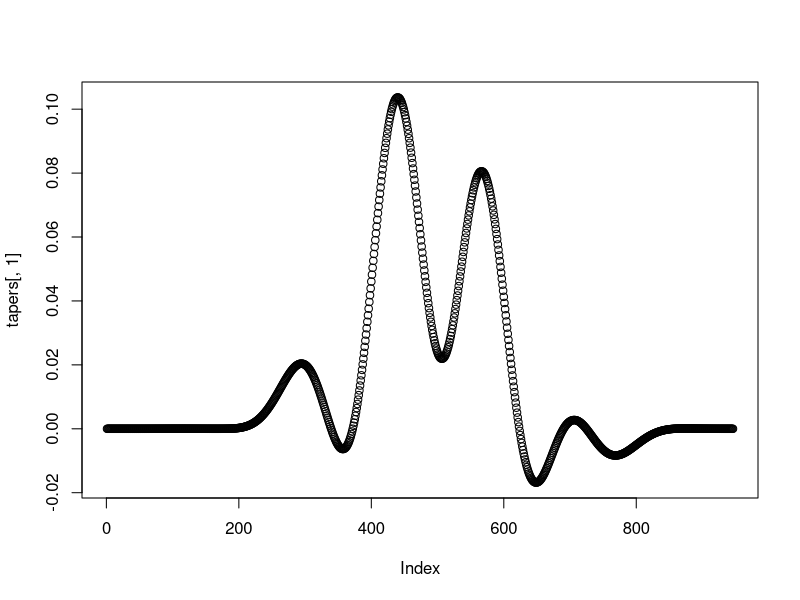
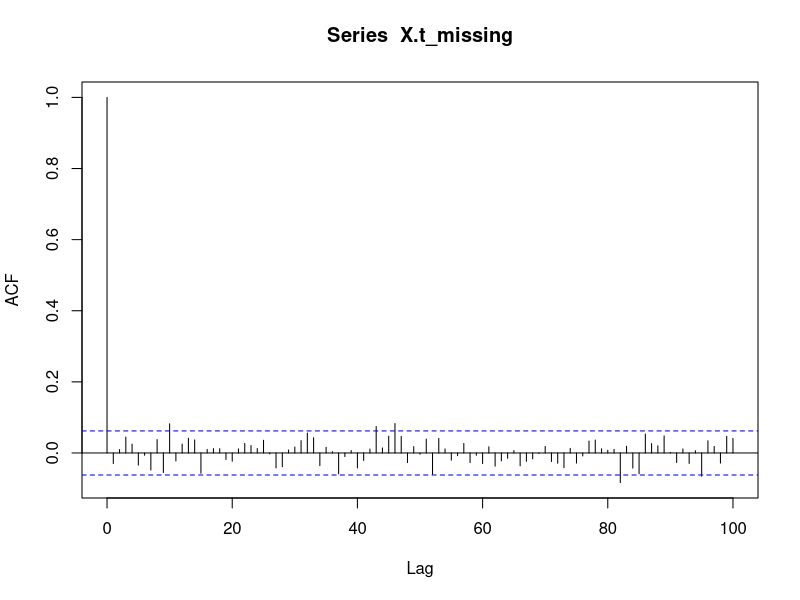

The R script that drew these images, in order: (Note: this script raises an error after producing the figures.)
#######################################################################################
##### Calculate sigma.hat_tau (the Allan Variance) using the Spectral Estimate ########
#######################################################################################

###################
#### libraries ####
###################

library(tidyverse)
library(RSpectra)
library(fields)

###########################
#### things we'll need ####
###########################

## i
im <- complex(real = 0, imaginary = 1)

## MTSE for gappy data function 
multitaper_est <- function(X.t, W, K){
  X.t <- X.t - mean(X.t, na.rm = TRUE) #demean
  N.long <- length(X.t)
  t.n <- 1:N.long
  missing.indices <- which(is.na(X.t))
  t.n[which(is.na(X.t))] <- NA
  
  
  dist.mat <- rdist(na.omit(t.n))
  
  #create the A' matrix (Chave 2019 equation (22))
  A.prime <- (1/(pi*dist.mat))*sin(2*pi*W*dist.mat)
  A.prime[row(A.prime) == col(A.prime)] <- W*2
  print("A matrix computed")
  
  eigdec <- eigs(A.prime, k = K, which = "LM")
  eig_vecs <- eigdec$vectors #get only the vectors
  print("tapers computed")
  
  if(K ==1){
    if (mean(Re(eig_vecs))<0){
      eig_vecs <- -eig_vecs
    }
  }
  
  if(K == 2  || K == 3){
    
    if (mean(Re(eig_vecs[,1]))<0){
      eig_vecs[,1] <- -eig_vecs[,1]
    }
    if (Re(eig_vecs[2,2] - eig_vecs[1,2])<0){
      eig_vecs[,2] <- -eig_vecs[,2]
    }
    
    if(K == 3){
      if (mean(Re(eig_vecs[,3]))<0){
        eig_vecs[,3] <- -eig_vecs[,3]
      }
    }
  }
  if(K >=4){
    #some sign maintenance
    for(i in seq(1,K,by = 2)){
      if (mean(Re(eig_vecs[,i]))<0){
        eig_vecs[,i] <- -eig_vecs[,i]
      }
    }
    
    for(i in seq(2,K-1,by = 2)){
      if (Re(eig_vecs[2,i] - eig_vecs[1,i])<0){
        eig_vecs[,i] <- -eig_vecs[,i]
      }
    }
  }
  
  print("sign maintenance done")
  
  ##use tapers to generate spectral estimate
  N <- length(na.omit(t.n))
  S.x.hat_MD <- rep(NA, times = floor(N/2) + 1)
  
  for(j in 0:floor(N/2)){
    k.vec <- rep(NA,times = K)
    for(k in 0:(K-1)){
      W.t <- eig_vecs[,k+1]*na.exclude(X.t)
      inner.sum <- sum(W.t*exp(-complex(real = 0, imaginary = 1)*2*pi*na.omit(t.n)*j/N), na.rm = TRUE)
      k.vec[k + 1] <- abs(inner.sum)^2
    }
    S.x.hat_MD[j+1] <- mean(k.vec)
  }
  
  
  return(list("tapers" = eig_vecs, "e.values" = eigdec$values, "spectrum" = S.x.hat_MD))
}


######################################################################################################
###### Calculate sigma.hat_tau using transfer function method (see "reappraisal...", page 70) ########
######################################################################################################

#G_tau(f) function
transfer.func <- function(f,tau){
  4*sin(pi*f*tau)^4/(tau*sin(pi*f))^2
}

###########   Allan Variance Calculation    #############
######## (eq'n at bottom of p. 70 of reappraisal) #######
#input: spectral estimate (as a vector), taus (as a vector) where you want the AVAR calculated
#output: a vector of the AVAR estimates

AVAR_trfunc <- function(spectral_est, taus){
out <- rep(NA, times = length(taus))
f <- seq(0,0.5,length.out = length(spectral_est))

for(i in 1:length(taus)){
G.vec <- transfer.func(f, taus[i])
G.vec[1] <- 1
out[i] <- f[2]*sum(G.vec*spectral_est)
}

return(out)
}



######## Calculating the variance of this estimate of the AVAR ########


### to test out function below, run the following lines:

#make a white noise process and add some NA values
X.t_missing <- rnorm(1000, mean = 0, sd = 1)
X.t_missing[c(8:20,51:70, 200:220)] <- NA

#get spectral estimate
spec.est <- multitaper_est(X.t_missing,W=0.0125, K = 5) #0.09
tapers <- spec.est$tapers
t.vec <- 1:300
t.n <- t.vec[which(!is.na(X.t_missing))]
X.t <-  na.omit(X.t_missing)
taus <-  2^(0:6)
plot(tapers[,1])

#this is where the function that calculates the variance of the
#allan variance estimate, which is in progress:

#var_AVAR_trfunc <- function(tapers, t.n, X.t, taus){

saved <- acf(X.t_missing, na.action = na.pass, lag.max = 100)
#distance matrix of time points
dist.mat <- rdist(t.n)
#R.x matrix
X.t <- X.t - mean(X.t)
L <- length(X.t)
R.x <- matrix(saved$acf[dist.mat+1], nrow = L, ncol = L)
#f vector
f <- seq(0,0.5, length.out = floor(length(t.n))/2 + 1)


#Calculate Cov matrix C
N <- length(f)
Cov.mat <- matrix(NA, nrow = N, ncol = N)


for(i in 1:N){
  print(i)
  j = i
  while(j>=i & j <=N){
    W.star <- t(Conj(W_matlist[[i]]))
    W <- W_matlist[[j]]
    #Cov.mat[i,j] <- sum(abs(W.star%*%R.x%*%W)^2) #frobenius norm 
    Cov.mat[i,j] <- sqrt(sum(abs(W.star%*%W)^2)) #2-norm
    j = j + 1
  }
}

Cov.mat[lower.tri(Cov.mat)] <- t(Cov.mat)[lower.tri(Cov.mat)]

out <- rep(NA, times = length(taus))
#for(k in 1:length(taus)){
k = 1
#Calculate transfer function vector G_tau
G_tau <- transfer.func(f,taus[k])
G_tau[1] <- 1
#G_tau^T * C * G_tau
out[k] <- t(G_tau)%*%Cov.mat%*%G_tau 
#}
return(out)
#}





#Calculate sigma.hat_tau using bandpass variance

#input: spectral estimate, taus where you want the AVAR calculated
#output: a vector of the AVAR estimates
AVAR_bpvar <- function(spectral_est, taus){
  out <- rep(NA, times = length(taus))
  f <- seq(0,0.5,length.out = length(spectral_est))
  delta.f <- f[2]
  
  for(i in 1:length(taus)){
  tau <- taus[i]
  if(sum(f-1/(4*tau) == 0) & sum(f-1/(2*tau) == 0)){
    f.min.index <- which(f == 1/(4*tau))
    f.max.index <- which(f == 1/(2*tau))
    out[i] <- 4*delta.f*(sum(spectral_est[f.min.index:(f.max.index - 1)]))
  }
  else{
    f.min.index <- min(which(f>1/(4*tau) & f<1/(2*tau)))
    f.max.index <- max(which(f>1/(4*tau) & f<1/(2*tau)))
    if(f.min.index == f.max.index){
      out[i] <- 4*(spectral_est[f.min.index-1]*(f[f.min.index] - 1/(4*tau)) + spectral_est[f.min.index]*(1/(2*tau) - f[f.min.index]))
    }
    else{
      out[i] <- 4*delta.f*(sum(spectral_est[f.min.index:f.max.index]) + (f[f.min.index] - 1/(4*tau)) + (1/(2*tau) - f[f.max.index]) )
    }
  }
}

  return(out)
}


#Variance of sigma.hat_tau using transfer function

var_AVAR_trfunc <- function(tapers, t.n, X.t, taus){
  #distance matrix of time points
  dist.mat <- rdist(t.n)
  #R.x matrix
  X.t <- X.t - mean(X.t)
  L <- length(X.t)
  R.x <- matrix(NA, nrow = L, ncol = L)
 
  
  #f vector
  f <- seq(0,0.5, length.out = floor(length(t.n))/2 + 1)
 
  
  #Calculate Cov matrix C
  N <- dim(tapers)[1]
  
  for(i in 1:N){
    for(j in 1:N){
      W.star <- Conj(t(tapers)%*%exp(-im*2*pi*f[i]*dist.mat))
      W <- t(tapers)%*%exp(-im*2*pi*f[j]*dist.mat)
      C[i,j] <- norm(W.star%*%R.x[i,j]%*%W, type = "F")
    }
  }
    
for(k in 1:length(taus)){
#Calculate transfer function vector G_tau
  G_tau <- transfer.func(f,tau)

#G_tau^T * C * G_tau
  out[k] <- t(G_tau)%*%C%*%G_tau 
}
  return(out)
}

#Variances of sigma.hat_tau using bandpass variance
